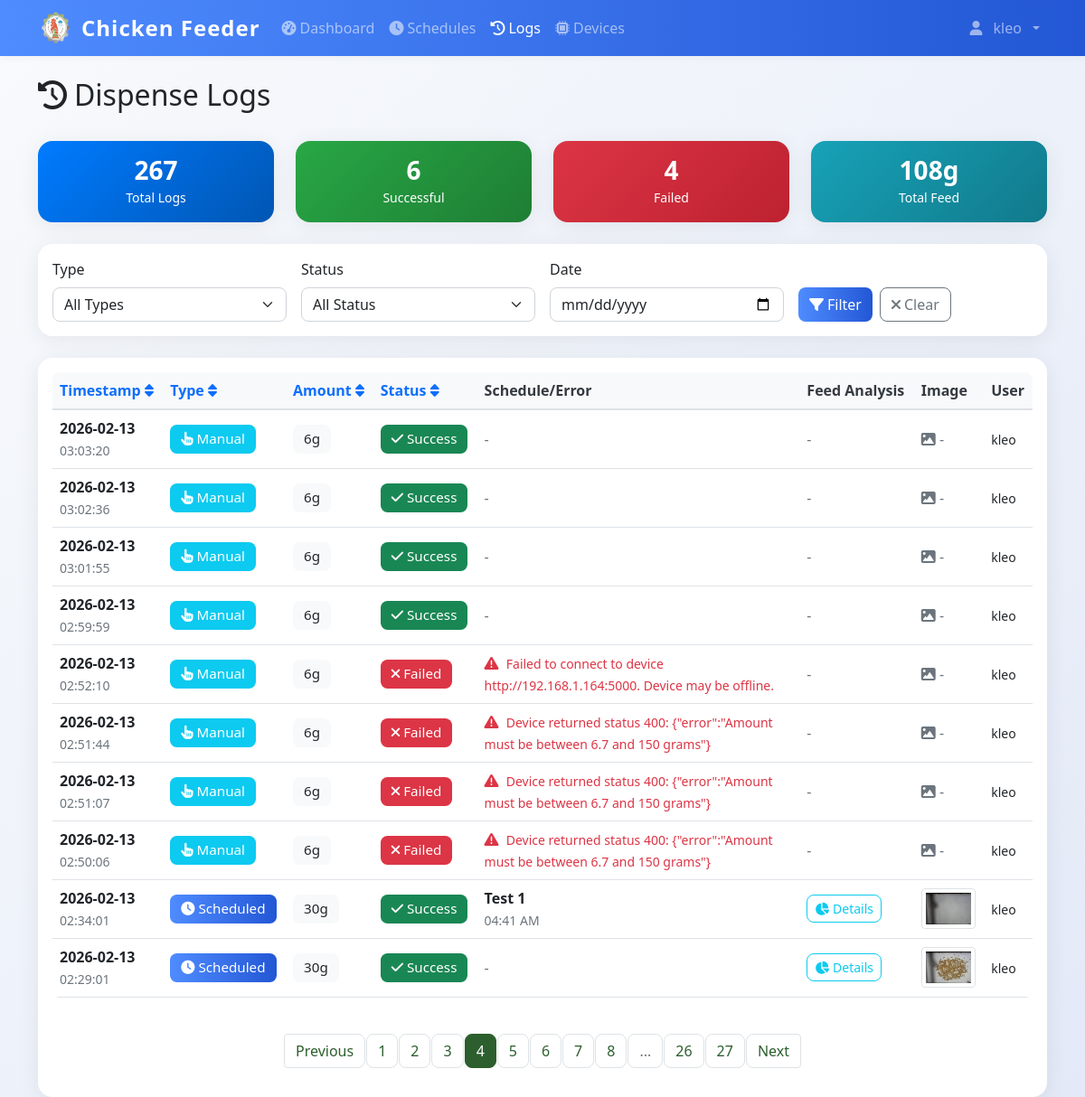
The app's page /logs?page=4 (signed in), older data.
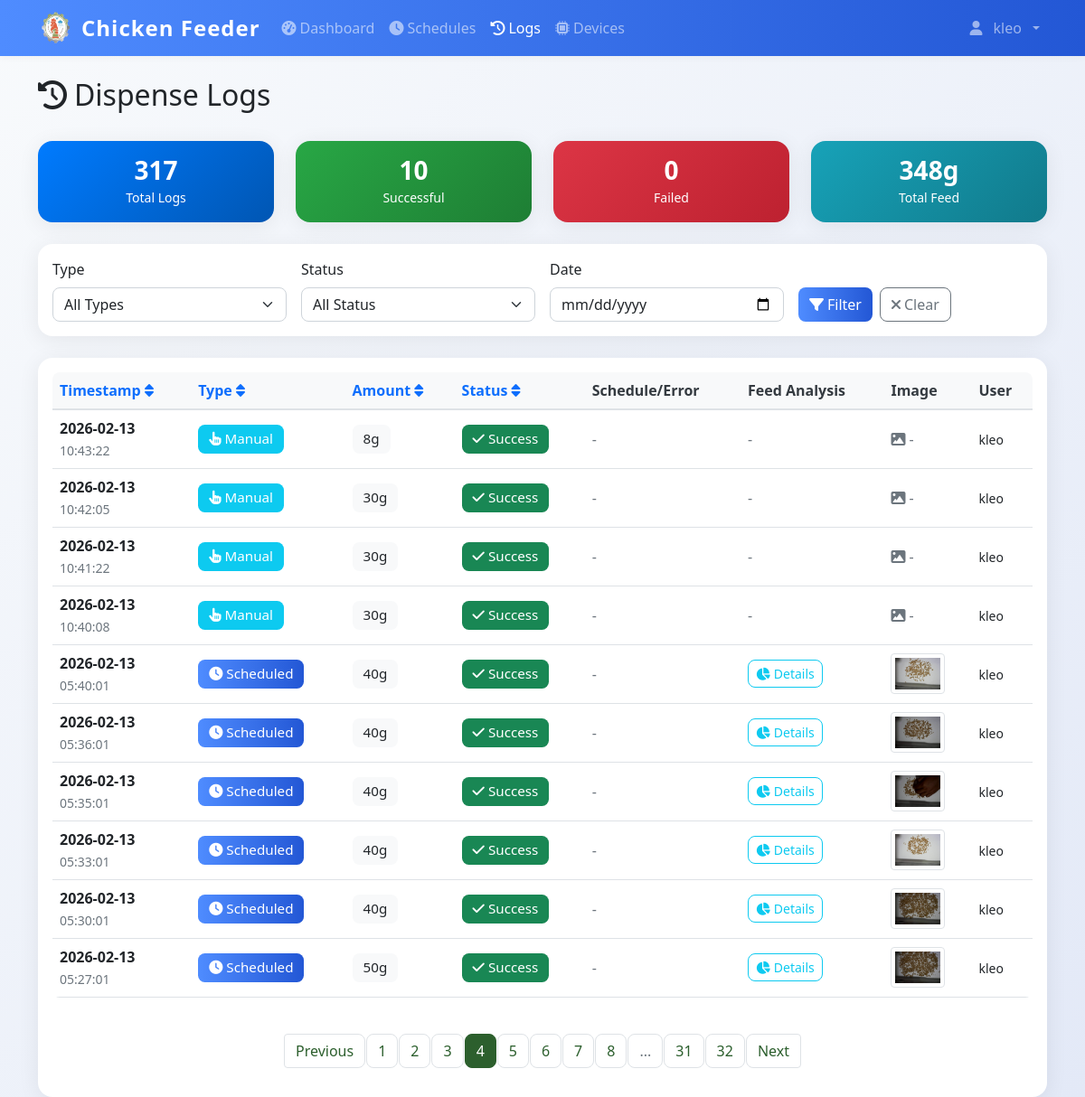
The same page, newer data.
### models.py (models this page shows)
class DispenseLog(db.Model):
    id = db.Column(db.Integer, primary_key=True)
    timestamp = db.Column(db.DateTime, default=datetime.now, nullable=False)
    amount_grams = db.Column(db.Integer, nullable=False)
    trigger_type = db.Column(db.String(20), nullable=False)
    schedule_id = db.Column(db.Integer, db.ForeignKey('feed_schedule.id'), nullable=True)
    status = db.Column(db.String(20), default='success')
    error_message = db.Column(db.Text, nullable=True)
    image_path = db.Column(db.String(255), nullable=True)  # Path to captured feed image
    pellet_count = db.Column(db.Integer, nullable=True)  # Number of pellets detected in image
    grams_detected = db.Column(db.Float, nullable=True)  # Estimated grams of pellets in feeder
    grams_dispensed = db.Column(db.Integer, nullable=True)  # Actual amount dispensed by servo
    triggered_by = db.Column(db.Integer, db.ForeignKey('user.id'), nullable=True)
    schedule = db.relationship('FeedSchedule', backref=db.backref('dispense_logs', lazy=True))
    user = db.relationship('User', backref=db.backref('dispense_logs', lazy=True))

class User(UserMixin, db.Model):
    id = db.Column(db.Integer, primary_key=True)
    username = db.Column(db.String(80), unique=True, nullable=False)
    email = db.Column(db.String(120), unique=True, nullable=False)
    password_hash = db.Column(db.String(120), nullable=False)
    iot_device_url = db.Column(db.String(255), nullable=True)  # e.g., 'http://192.168.1.100:5000' or 'pi_klei'
    is_admin = db.Column(db.Boolean, default=True)
    created_at = db.Column(db.DateTime, default=datetime.now)

class FeedSchedule(db.Model):
    id = db.Column(db.Integer, primary_key=True)
    name = db.Column(db.String(100), nullable=False)
    feed_time = db.Column(db.Time, nullable=False)
    amount_grams = db.Column(db.Integer, nullable=False)
    is_active = db.Column(db.Boolean, default=True)
    created_by = db.Column(db.Integer, db.ForeignKey('user.id'), nullable=False)
    created_at = db.Column(db.DateTime, default=datetime.now)
    user = db.relationship('User', backref=db.backref('schedules', lazy=True))

### app.py (the view)
@app.route('/logs')
@login_required
def logs():
    page = request.args.get('page', 1, type=int)
    if not current_user.is_admin:
        logs = DispenseLog.query.filter_by(triggered_by=current_user.id).order_by(DispenseLog.timestamp.desc()).paginate(
            page=page, per_page=10, error_out=False
        )
    else:
        logs = DispenseLog.query.order_by(DispenseLog.timestamp.desc()).paginate(
            page=page, per_page=10, error_out=False
        )
    return render_template('logs.html', logs=logs)

### app.py (called while the page is built)
@login_manager.user_loader
def load_user(user_id):
    return db.session.get(User, int(user_id))

@app.context_processor
def inject_datetime():
    return {'datetime': datetime}

@app.before_request
def restrict_admin_from_user_pages():
    if current_user.is_authenticated and getattr(current_user, 'is_admin', False):
        if not request.path.startswith('/admin'):
            if not request.path.startswith('/static') and not request.path.startswith('/logout'):
                return redirect(url_for('admin.dashboard'))

### templates/logs.html (shortened to what the changed rows need)
{% extends "base.html" %}
{% block content %}
<div class="container mt-4">
    <div class="row mb-4">
        <div class="col">
            <h1 class="h2">
                <i class="fas fa-history me-2"></i>Dispense Logs
            </h1>
        </div>
    </div>
    {% if not logs or not logs.items %}
    <div class="text-center text-muted py-5">
        <i class="fas fa-clipboard-list fa-4x mb-3"></i>
        <h4>No Logs Available</h4>
        <p class="mb-4">No log data found. Dispense logs will appear here once you start feeding.</p>
        <a href="{{ url_for('dashboard') }}" class="btn btn-primary">
            <i class="fas fa-tachometer-alt me-2"></i>Go to Dashboard
        </a>
    </div>
    {% else %}
    <div class="row my-4">
        <div class="col-md-3">
            <div class="card bg-primary text-white">
                <div class="card-body text-center">
                    <h3 class="mb-0">{{ logs.total }}</h3>
                    <small>Total Logs</small>
                </div>
            </div>
        </div>
        <div class="col-md-3">
            <div class="card bg-success text-white">
                <div class="card-body text-center">
                    <h3 class="mb-0">{{ logs.items|selectattr('status', 'equalto', 'success')|list|length }}</h3>
                    <small>Successful</small>
                </div>
            </div>
        </div>
        <div class="col-md-3">
            <div class="card bg-danger text-white">
                <div class="card-body text-center">
                    <h3 class="mb-0">{{ logs.items|selectattr('status', 'equalto', 'failure')|list|length }}</h3>
                    <small>Failed</small>
                </div>
            </div>
        </div>
        <div class="col-md-3">
            <div class="card bg-info text-white">
                <div class="card-body text-center">
                    <h3 class="mb-0">{{ logs.items|sum(attribute='amount_grams') }}g</h3>
                    <small>Total Feed</small>
                </div>
            </div>
        </div>
    </div>
    <div class="card mb-4">
        <div class="card-body">
            <div class="row g-3">
                <div class="col-md-3">
                    <label for="filter-type" class="form-label">Type</label>
                    <select class="form-select" id="filter-type">
                        <option value="">All Types</option>
                    </select>
                </div>
                <div class="col-md-3">
                    <label for="filter-status" class="form-label">Status</label>
                    <select class="form-select" id="filter-status">
                        <option value="">All Status</option>
                    </select>
                </div>
                <div class="col-md-3">
                    <label for="filter-date" class="form-label">Date</label>
                    <input type="date" class="form-control" id="filter-date">
                </div>
                <div class="col-md-3">
                    <label class="form-label">&nbsp;</label>
                    <div class="d-flex gap-2">
                        <button class="btn btn-primary" onclick="applyFilters()">
                            <i class="fas fa-filter me-1"></i>Filter
                        </button>
                        <button class="btn btn-outline-secondary" onclick="clearFilters()">
                            <i class="fas fa-times me-1"></i>Clear
                        </button>
                    </div>
                </div>
            </div>
        </div>
    </div>
    <div class="card">
        <div class="card-body">
            {% if logs.items %}
            <div class="table-responsive">
                <table class="table table-hover">
                    <thead>
                        <tr>
                            <th>
                                <a href="#" onclick="sortTable('timestamp')" class="text-decoration-none">
                                    Timestamp <i class="fas fa-sort"></i>
                                </a>
                            </th>
                            <th>
                                <a href="#" onclick="sortTable('type')" class="text-decoration-none">
                                    Type <i class="fas fa-sort"></i>
                                </a>
                            </th>
                            <th>
                                <a href="#" onclick="sortTable('amount')" class="text-decoration-none">
                                    Amount <i class="fas fa-sort"></i>
                                </a>
                            </th>
                            <th>
                                <a href="#" onclick="sortTable('status')" class="text-decoration-none">
                                    Status <i class="fas fa-sort"></i>
                                </a>
                            </th>
                            <th>Schedule/Error</th>
                            <th>Feed Analysis</th>
                            <th>Image</th>
                            <th>User</th>
                        </tr>
                    </thead>
                    <tbody id="logs-table-body">
                        {% for log in logs.items %}
                        <tr class="log-row"
                            data-type="{{ log.trigger_type }}"
                            data-status="{{ log.status }}"
                            data-date="{{ log.timestamp.strftime('%Y-%m-%d') }}">
                            <td>
                                <div>
                                    <strong>{{ log.timestamp.strftime('%Y-%m-%d') }}</strong>
                                </div>
                                <small class="text-muted">{{ log.timestamp.strftime('%H:%M:%S') }}</small>
                            </td>
                            <td>
                                {% if log.trigger_type == 'manual' %}
                                    <span class="badge bg-info">
                                        <i class="fas fa-hand-pointer me-1"></i>Manual
                                    </span>
                                {% else %}
                                    <span class="badge bg-primary">
                                        <i class="fas fa-clock me-1"></i>Scheduled
                                    </span>
                                {% endif %}
                            </td>
                            <td>
                                <span class="badge bg-light text-dark">{{ log.amount_grams }}g</span>
                            </td>
                            <td>
                                {% if log.status == 'success' %}
                                    <span class="badge bg-success">
                                        <i class="fas fa-check me-1"></i>Success
                                    </span>
                                {% else %}
                                    <span class="badge bg-danger">
                                        <i class="fas fa-times me-1"></i>Failed
                                    </span>
                                {% endif %}
                            </td>
                            <td style="max-width: 350px;">
                                {% if log.schedule %}
                                    <div>
                                        <strong>{{ log.schedule.name }}</strong>
                                    </div>
                                    <small class="text-muted">{{ log.schedule.feed_time.strftime('%I:%M %p') }}</small>
                                {% elif log.error_message %}
                                    <div class="text-danger" title="{{ log.error_message }}" style="cursor: help;">
                                        <i class="fas fa-exclamation-triangle me-1"></i>
                                        <small>{{ log.error_message[:100] }}{% if log.error_message|length > 100 %}...{% endif %}</small>
                                    </div>
                                {% else %}
                                    <span class="text-muted">-</span>
                                {% endif %}
                            </td>
                            <td>
                                {% if log.pellet_count is not none or log.grams_detected is not none or log.grams_dispensed is not none %}
                                    <button class="btn btn-sm btn-outline-info"
                                            onclick="showFeedDetails({{ log.pellet_count or 0 }}, {{ log.grams_detected or 0 }}, {{ log.grams_dispensed or 0 }}, {{ log.amount_grams }})"
                                            title="View feed analysis details">
                                        <i class="fas fa-chart-pie me-1"></i>Details
                                    </button>
                                {% else %}
                                    <span class="text-muted">-</span>
                                {% endif %}
                            </td>
                            <td>
                                {% if log.image_path %}
                                    <img src="{{ url_for('static', filename=log.image_path) }}"
                                         alt="Feed Image"
                                         class="img-thumbnail"
                                         style="width: 60px; height: 45px; object-fit: cover; cursor: pointer;"
                                         onclick="viewImage('{{ url_for('static', filename=log.image_path) }}')"
                                         title="Click to view full image">
                                {% else %}
                                    <span class="text-muted"><i class="fas fa-image"></i> -</span>
                                {% endif %}
                            </td>
                            <td>
                                {% if log.user %}
                                    <small>{{ log.user.username }}</small>
                                {% else %}
                                    <small class="text-muted">System</small>
                                {% endif %}
                            </td>
                        </tr>
                        {% endfor %}
                    </tbody>
                </table>
            </div>
            {% if logs.pages > 1 %}
            <nav aria-label="Logs pagination" class="mt-4">
                <ul class="pagination justify-content-center">
                    {% if logs.has_prev %}
                        <li class="page-item">
                            <a class="page-link" href="{{ url_for('logs', page=logs.prev_num) }}">Previous</a>
                        </li>
                    {% endif %}
                    {% for page_num in logs.iter_pages() %}
                        {% if page_num %}
                            {% if page_num != logs.page %}
                                <li class="page-item">
                                    <a class="page-link" href="{{ url_for('logs', page=page_num) }}">{{ page_num }}</a>
                                </li>
                            {% else %}
                                <li class="page-item active">
                                    <span class="page-link">{{ page_num }}</span>
                                </li>
                            {% endif %}
                        {% else %}
                            <li class="page-item disabled">
                                <span class="page-link">...</span>
                            </li>
                        {% endif %}
                    {% endfor %}
                    {% if logs.has_next %}
                        <li class="page-item">
                            <a class="page-link" href="{{ url_for('logs', page=logs.next_num) }}">Next</a>
                        </li>
                    {% endif %}
                </ul>
            </nav>
            {% endif %}
            {% endif %}
        </div>
    </div>
</div>
{% endif %}
{% endblock %}

Row changes from the older to the newer data that the page shows:
no longer on this page (row unchanged): DispenseLog: timestamp "2026-02-13", timestamp "03:03:20", trigger_type "manual" (drawn), amount_grams "6", status "success" (drawn), user.username "kleo"
no longer on this page (row unchanged): DispenseLog: timestamp "2026-02-13", timestamp "03:02:36", trigger_type "manual" (drawn), amount_grams "6", status "success" (drawn), user.username "kleo"
no longer on this page (row unchanged): DispenseLog: timestamp "2026-02-13", timestamp "03:01:55", trigger_type "manual" (drawn), amount_grams "6", status "success" (drawn), user.username "kleo"
no longer on this page (row unchanged): DispenseLog: timestamp "2026-02-13", timestamp "02:59:59", trigger_type "manual" (drawn), amount_grams "6", status "success" (drawn), user.username "kleo"
no longer on this page (row unchanged): DispenseLog: timestamp "2026-02-13", timestamp "02:52:10", trigger_type "manual" (drawn), amount_grams "6", status "failure" (drawn), error_message "Failed to connect to device http://192.168.1.164:5000. Device may be offline.", user.username "kleo"
no longer on this page (row unchanged): DispenseLog: timestamp "2026-02-13", timestamp "02:51:44", trigger_type "manual" (drawn), amount_grams "6", status "failure" (drawn), error_message "Device returned status 400: {\"error\":\"Amount must be between 6.7 and 150 grams\"}", user.username "kleo"
no longer on this page (row unchanged): DispenseLog: timestamp "2026-02-13", timestamp "02:51:07", trigger_type "manual" (drawn), amount_grams "6", status "failure" (drawn), error_message "Device returned status 400: {\"error\":\"Amount must be between 6.7 and 150 grams\"}", user.username "kleo"
no longer on this page (row unchanged): DispenseLog: timestamp "2026-02-13", timestamp "02:50:06", trigger_type "manual" (drawn), amount_grams "6", status "failure" (drawn), error_message "Device returned status 400: {\"error\":\"Amount must be between 6.7 and 150 grams\"}", user.username "kleo"
no longer on this page (row edited): DispenseLog: timestamp "2026-02-13", timestamp "02:34:01", trigger_type "scheduled" (drawn), amount_grams "30", status "success" (drawn), schedule.name "Test 1", schedule.feed_time "04:41 AM", image_path (picture), user.username "kleo"
no longer on this page (row unchanged): DispenseLog: timestamp "2026-02-13", timestamp "02:29:01", trigger_type "scheduled" (drawn), amount_grams "30", status "success" (drawn), image_path (picture), user.username "kleo"
added DispenseLog: timestamp "2026-02-13", timestamp "10:43:22", trigger_type "manual" (drawn), amount_grams "8", status "success" (drawn), user.username "kleo"
added DispenseLog: timestamp "2026-02-13", timestamp "10:42:05", trigger_type "manual" (drawn), amount_grams "30", status "success" (drawn), user.username "kleo"
added DispenseLog: timestamp "2026-02-13", timestamp "10:41:22", trigger_type "manual" (drawn), amount_grams "30", status "success" (drawn), user.username "kleo"
added DispenseLog: timestamp "2026-02-13", timestamp "10:40:08", trigger_type "manual" (drawn), amount_grams "30", status "success" (drawn), user.username "kleo"
added DispenseLog: timestamp "2026-02-13", timestamp "05:40:01", trigger_type "scheduled" (drawn), amount_grams "40", status "success" (drawn), image_path (picture), user.username "kleo"
added DispenseLog: timestamp "2026-02-13", timestamp "05:36:01", trigger_type "scheduled" (drawn), amount_grams "40", status "success" (drawn), image_path (picture), user.username "kleo"
added DispenseLog: timestamp "2026-02-13", timestamp "05:35:01", trigger_type "scheduled" (drawn), amount_grams "40", status "success" (drawn), image_path (picture), user.username "kleo"
added DispenseLog: timestamp "2026-02-13", timestamp "05:33:01", trigger_type "scheduled" (drawn), amount_grams "40", status "success" (drawn), image_path (picture), user.username "kleo"
added DispenseLog: timestamp "2026-02-13", timestamp "05:30:01", trigger_type "scheduled" (drawn), amount_grams "40", status "success" (drawn), image_path (picture), user.username "kleo"
added DispenseLog: timestamp "2026-02-13", timestamp "05:27:01", trigger_type "scheduled" (drawn), amount_grams "50", status "success" (drawn), image_path (picture), user.username "kleo"
Text that changed along with them:
{{ logs.total }}: "267" → "317"
{{ logs.items|selectattr('status', 'equalto', 'success')|list|length }}: "6" → "10"
{{ logs.items|selectattr('status', 'equalto', 'failure')|list|length }}: "4" → "0"
{{ logs.items|sum(attribute='amount_grams') }}: "108" → "348"
new list line: "31"
new list line: "32"
list line gone: "26"
list line gone: "27"
